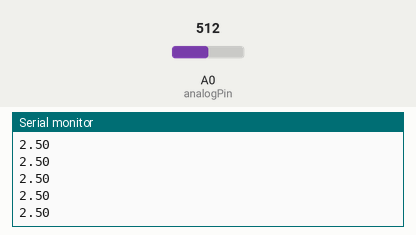
Recording of a sketch running on a simulated Arduino Uno, built with avr-gcc and run on an emulated ATmega328P. On the bench: the last lines printed to the serial monitor. The test bench sets the inputs (shaded band); at power-on: A0 (analogPin) = 512.

Above: at 1.2 s.
1.3 s: A0 (analogPin) set to 716
At 2.4 s:
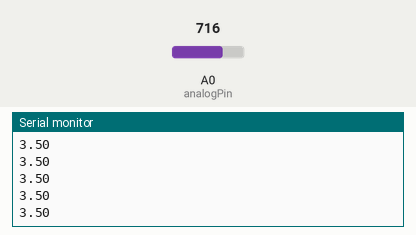
2.8 s: A0 (analogPin) set to 900
At 3.4 s:
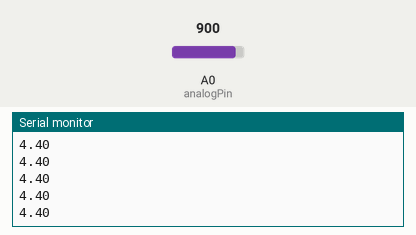
Timing chart, 0 to 5.8 s (numbered marks = the images above; inputs shaded):
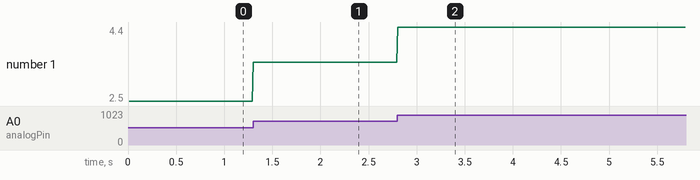

The sketch:

sketch_06_10.ino
```cpp
//sketch 06-10

const int analogPin = 0;
const int samplePeriod = 10;

long lastSampleTime = 0;

void setup() {
  Serial.begin(9600);
}

void loop() {
  long now = millis();
  if (now > lastSampleTime + samplePeriod) {
    lastSampleTime = now;
    int reading = analogRead(analogPin);
    float voltage = reading / 204.6;
    Serial.println(voltage);
  }
}
```

Measured:
- after the input at 1.3 s, the serial monitor: prints a new line at once (image 1)
- after the input at 2.8 s, the serial monitor: prints a new line at once (image 2)
- plotted number 1: 2.5 → 3.5 after the input at 1.3 s, 3.5 → 4.4 after the input at 2.8 s
